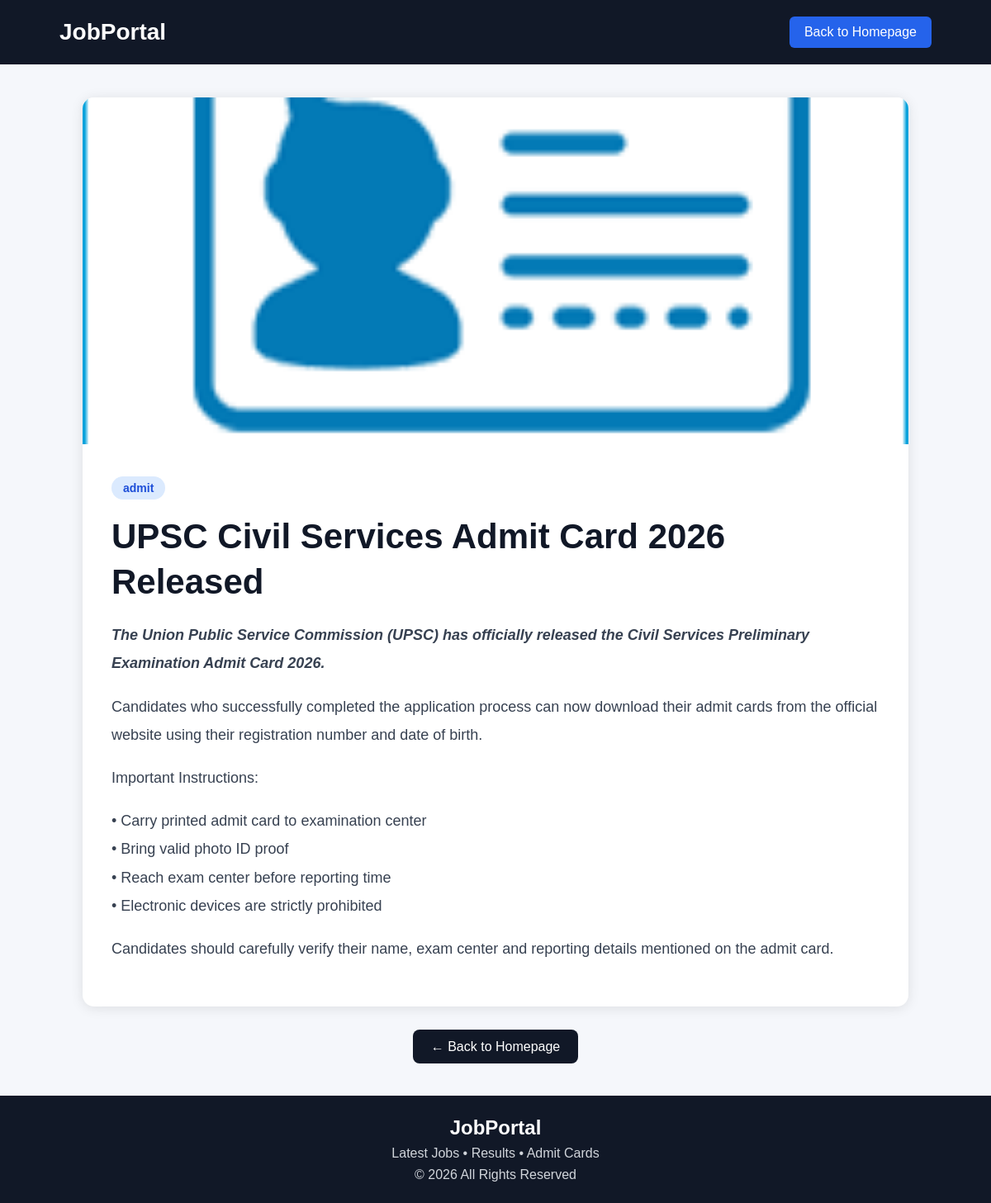
The app's page /blog/4/ with its own data.
### blog/models.py (models this page shows, shortened)
class Blog(models.Model):
    CATEGORY_CHOICES = [
        ('jobs', 'Latest Jobs'),
        ('admit', 'Admit Card'),
        ('result', 'Results'),
    ]
    title = models.CharField(max_length=200)
    content = RichTextField()
    category = models.CharField(max_length=20, choices=CATEGORY_CHOICES)
    image = models.ImageField(upload_to='blog_images/', blank=True, null=True)
    created_at = models.DateTimeField(auto_now_add=True)

### blog/views.py (the view)
# urls.py: path('blog/<int:id>/', views.blog_detail, name='blog_detail'),
def blog_detail(request, id):
    blog = get_object_or_404(Blog, id=id)
    return render(request, 'blog_detail.html', {'blog': blog})

### blog/templates/blog_detail.html (shortened to what this page needs)
<!DOCTYPE html>
<html lang="en">
<head>
</head>
<body>
    <div class="navbar">
        <div class="logo">
            JobPortal
        </div>
        <a href="/" class="home-btn">
            Back to Homepage
        </a>
    </div>
    <div class="blog-container">
        <div class="blog-image">
            <img src="{{ blog.image.url }}" alt="">
        </div>
        <div class="blog-content">
            <p class="category">{{ blog.category }}</p>
            <h1 class="blog-title">
                {{ blog.title }}
            </h1>
            <div class="blog-text">
                {{ blog.content|safe }}
            </div>
        </div>
    </div>
    <div class="back-section">
        <a href="/" class="back-btn">
            ← Back to Homepage
        </a>
    </div>
    <div class="footer">
        <h2>JobPortal</h2>
        <p>Latest Jobs • Results • Admit Cards</p>
        <p>© 2026 All Rights Reserved</p>
    </div>
</body>
</html>

### blog/templates/blog_detail.html (style rules this page uses)
* { margin:0; padding:0; box-sizing:border-box; }
body { font-family: Arial, sans-serif; background:#f5f7fb; color:#111827; }
.navbar { background:#111827; color:white; padding:20px 6%; display:flex; justify-content:space-between; align-items:center; flex-wrap:wrap; }
.logo { font-size:28px; font-weight:bold; }
.home-btn { padding:10px 18px; background:#2563eb; color:white; text-decoration:none; border-radius:6px; transition:0.3s; }
.blog-container { width:85%; max-width:1000px; margin:40px auto; background:white; border-radius:14px; overflow:hidden; box-shadow:0px 2px 15px rgba(0,0,0,0.1); }
.blog-image img { width:100%; height:420px; object-fit:cover; }
.blog-content { padding:35px; }
.category { display:inline-block; background:#dbeafe; color:#1d4ed8; padding:6px 14px; border-radius:20px; font-size:14px; font-weight:bold; margin-bottom:18px; }
.blog-title { font-size:42px; margin-bottom:20px; line-height:1.3; }
.blog-text { font-size:18px; line-height:1.9; color:#374151; }
.blog-text p { margin-bottom:18px; }
.back-section { text-align:center; margin:30px 0 50px; }
.back-btn { padding:12px 22px; background:#111827; color:white; text-decoration:none; border-radius:8px; transition:0.3s; }
.footer { background:#111827; color:white; text-align:center; padding:25px; margin-top:40px; }
.footer p { margin-top:8px; color:#d1d5db; }

### records on screen
Blog: image (picture), category "admit", title "UPSC Civil Services Admit Card 2026 Released", content "The Union Public Service Commission (UPSC) has officially released the Civil Services Preliminary Examination Admit Card 2026. Candidates who successfully completed the application process can now download their admit cards from the official website using their registration number and date of birth. Important Instructions: • Carry printed admit card to examination center • Bring valid photo ID proof • Reach exam center before reporting time • Electronic devices are strictly prohibited Candidates should carefully verify their name, exam center and reporting details mentioned on the admit card."
